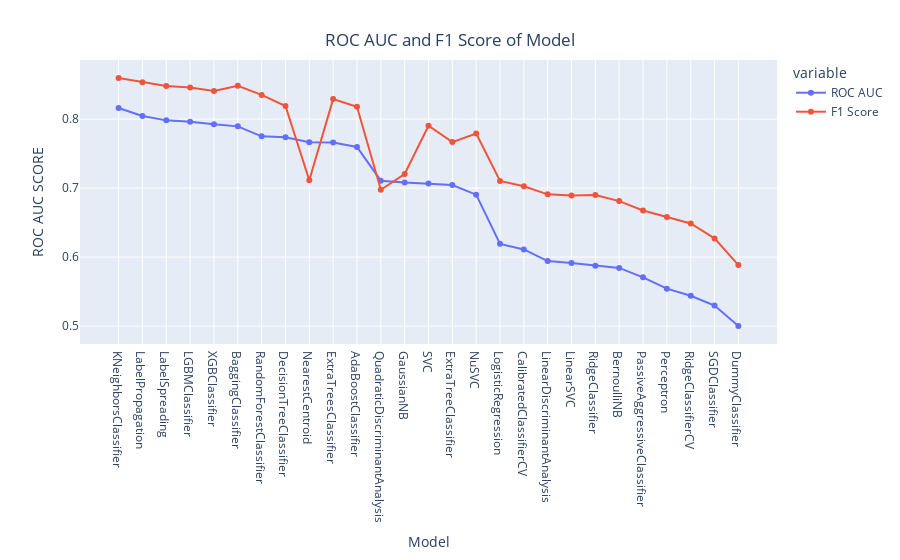

Notebook code cell kept with this figure:
### Code cell
# roc auc, f1
line = px.line(data_frame= models ,y =["ROC AUC" , "F1 Score"] , markers = True)
line.update_xaxes(title="Model",
              rangeslider_visible = False)
line.update_yaxes(title = "ROC AUC SCORE")
line.update_layout(showlegend = True,
    title = {
        'text': 'ROC AUC and F1 Score of Model',
        'y':0.94,
        'x':0.5,
        'xanchor': 'center',
        'yanchor': 'top'})

line.show()

### Figure 1 — Plotly figure (JSON) as saved in the notebook; plotly's stock layout.template omitted (floating-point values rounded to 4 significant figures)
{"data": [{"hovertemplate": "variable=ROC AUC<br>Model=%{x}<br>value=%{y}<extra></extra>", "legendgroup": "ROC AUC", "line": {"color": "#636efa", "dash": "solid"}, "marker": {"symbol": "circle"}, "mode": "markers+lines", "name": "ROC AUC", "orientation": "v", "showlegend": true, "type": "scatter", "x": ["KNeighborsClassifier", "LabelPropagation", "LabelSpreading", "LGBMClassifier", "XGBClassifier", "BaggingClassifier", "RandomForestClassifier", "DecisionTreeClassifier", "NearestCentroid", "ExtraTreesClassifier", "AdaBoostClassifier", "QuadraticDiscriminantAnalysis", "GaussianNB", "SVC", "ExtraTreeClassifier", "NuSVC", "LogisticRegression", "CalibratedClassifierCV", "LinearDiscriminantAnalysis", "LinearSVC", "RidgeClassifier", "BernoulliNB", "PassiveAggressiveClassifier", "Perceptron", "RidgeClassifierCV", "SGDClassifier", "DummyClassifier"], "xaxis": "x", "y": [0.816, 0.8045, 0.7982, 0.7964, 0.7927, 0.7895, 0.7751, 0.7736, 0.7665, 0.7661, 0.7596, 0.7107, 0.708, 0.7065, 0.7046, 0.6905, 0.6192, 0.611, 0.5942, 0.5916, 0.5876, 0.5842, 0.5706, 0.5543, 0.544, 0.5298, 0.5], "yaxis": "y"}, {"hovertemplate": "variable=F1 Score<br>Model=%{x}<br>value=%{y}<extra></extra>", "legendgroup": "F1 Score", "line": {"color": "#EF553B", "dash": "solid"}, "marker": {"symbol": "circle"}, "mode": "markers+lines", "name": "F1 Score", "orientation": "v", "showlegend": true, "type": "scatter", "x": ["KNeighborsClassifier", "LabelPropagation", "LabelSpreading", "LGBMClassifier", "XGBClassifier", "BaggingClassifier", "RandomForestClassifier", "DecisionTreeClassifier", "NearestCentroid", "ExtraTreesClassifier", "AdaBoostClassifier", "QuadraticDiscriminantAnalysis", "GaussianNB", "SVC", "ExtraTreeClassifier", "NuSVC", "LogisticRegression", "CalibratedClassifierCV", "LinearDiscriminantAnalysis", "LinearSVC", "RidgeClassifier", "BernoulliNB", "PassiveAggressiveClassifier", "Perceptron", "RidgeClassifierCV", "SGDClassifier", "DummyClassifier"], "xaxis": "x", "y": [0.8597, 0.8534, 0.8481, 0.8457, 0.8409, 0.8483, 0.8351, 0.819, 0.7114, 0.829, 0.8178, 0.6976, 0.7205, 0.7904, 0.7667, 0.7791, 0.7105, 0.7027, 0.6909, 0.6893, 0.69, 0.6812, 0.6675, 0.658, 0.6487, 0.6271, 0.5884], "yaxis": "y"}], "layout": {"legend": {"title": {"text": "variable"}, "tracegroupgap": 0}, "margin": {"t": 60}, "showlegend": true, "title": {"text": "ROC AUC and F1 Score of Model", "x": 0.5, "xanchor": "center", "y": 0.94, "yanchor": "top"}, "xaxis": {"anchor": "y", "domain": [0, 1], "rangeslider": {"visible": false}, "title": {"text": "Model"}}, "yaxis": {"anchor": "x", "domain": [0, 1], "title": {"text": "ROC AUC SCORE"}}}}
